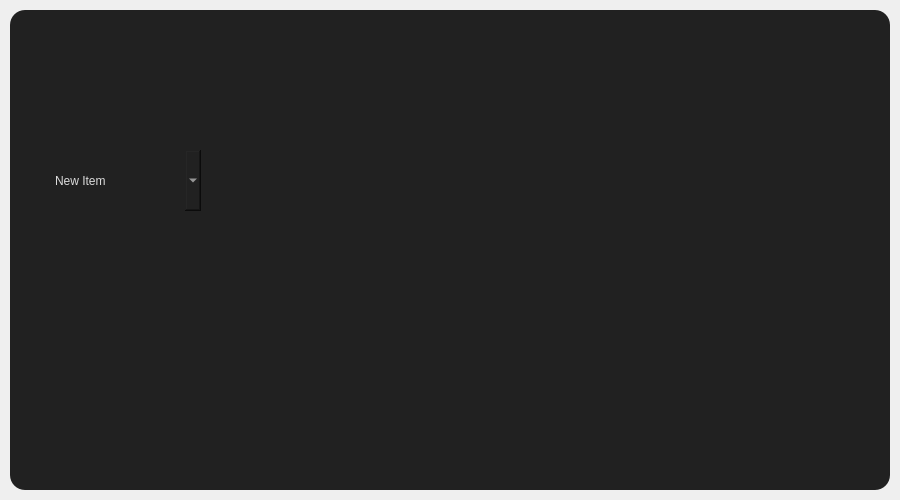
<?xml version="1.0" encoding="UTF-8"?>
<ui version="4.0">
 <class>MainWindow</class>
 <widget class="QMainWindow" name="MainWindow">
  <property name="geometry">
   <rect>
    <x>0</x>
    <y>0</y>
    <width>900</width>
    <height>500</height>
   </rect>
  </property>
  <property name="windowTitle">
   <string>MainWindow</string>
  </property>
  <property name="autoFillBackground">
   <bool>false</bool>
  </property>
  <widget class="QWidget" name="centralwidget">
   <layout class="QVBoxLayout" name="verticalLayout">
    <property name="spacing">
     <number>0</number>
    </property>
    <property name="leftMargin">
     <number>10</number>
    </property>
    <property name="topMargin">
     <number>10</number>
    </property>
    <property name="rightMargin">
     <number>10</number>
    </property>
    <property name="bottomMargin">
     <number>10</number>
    </property>
    <item>
     <widget class="QFrame" name="dropShadowFrame">
      <property name="autoFillBackground">
       <bool>false</bool>
      </property>
      <property name="styleSheet">
       <string notr="true">QFrame {
	background-image: url(:/bg/ui_bg1.jpg);
	background-color: rgb(33, 33, 33);
	color: rgb(220, 220, 220);
	border-radius: 15px;
}</string>
      </property>
      <property name="frameShape">
       <enum>QFrame::StyledPanel</enum>
      </property>
      <property name="frameShadow">
       <enum>QFrame::Raised</enum>
      </property>
      <widget class="QLabel" name="logoLabel">
       <property name="geometry">
        <rect>
         <x>10</x>
         <y>10</y>
         <width>301</width>
         <height>61</height>
        </rect>
       </property>
       <property name="font">
        <font>
         <family>Desert Sans Block</family>
         <pointsize>30</pointsize>
        </font>
       </property>
       <property name="text">
        <string/>
       </property>
       <property name="pixmap">
        <pixmap>../../ScriptUI_Logo.png</pixmap>
       </property>
       <property name="scaledContents">
        <bool>false</bool>
       </property>
       <property name="alignment">
        <set>Qt::AlignCenter</set>
       </property>
       <property name="wordWrap">
        <bool>false</bool>
       </property>
      </widget>
      <widget class="QComboBox" name="comboBox">
       <property name="geometry">
        <rect>
         <x>40</x>
         <y>140</y>
         <width>151</width>
         <height>61</height>
        </rect>
       </property>
       <property name="styleSheet">
        <string notr="true">QComboBox {
	background-color: rgb(33, 33, 33);
	color: rgb(220, 220, 220);
	border-radius: 15px;
}</string>
       </property>
       <property name="editable">
        <bool>false</bool>
       </property>
       <property name="frame">
        <bool>true</bool>
       </property>
       <item>
        <property name="text">
         <string>New Item</string>
        </property>
       </item>
       <item>
        <property name="text">
         <string>New Item</string>
        </property>
       </item>
       <item>
        <property name="text">
         <string>New Item</string>
        </property>
       </item>
       <item>
        <property name="text">
         <string>New Item</string>
        </property>
       </item>
      </widget>
     </widget>
    </item>
   </layout>
  </widget>
 </widget>
 <resources>
  <include location="../../BackgroundUI.qrc"/>
 </resources>
 <connections/>
</ui>
